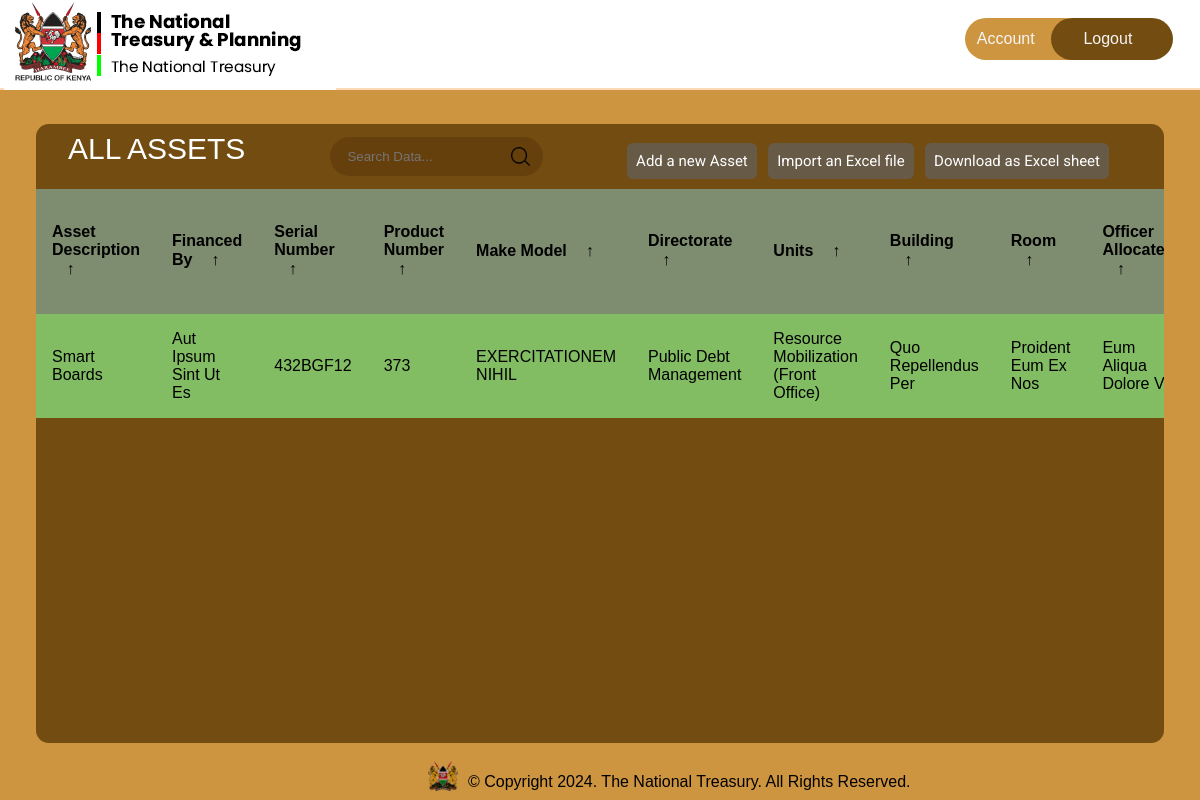
Screenshot of / (signed in) with the database file from the repository.
### inventory/models.py (models this page shows, shortened)
class Asset(db.Model):
    idassets = db.Column(db.Integer, primary_key=True)
    asset_description = db.Column(db.Text, nullable=False)
    financed_by = db.Column(db.Text, default="N/A")
    serial_number = db.Column(db.Text, nullable=False, unique=True)
    product_number = db.Column(db.Text, nullable=False)
    make_model = db.Column(db.Text, nullable=False)
    directorate = db.Column(db.Text, nullable=False)
    units = db.Column(db.Text, nullable=False)
    building = db.Column(db.Text, nullable=False)
    room = db.Column(db.Integer, nullable=False)
    officer_allocated = db.Column(db.Text, default="N/A")
    officer_contact_info = db.Column(db.Text, default="N/A")
    state = db.Column(db.Text, nullable=False)

### inventory/routes.py (the view)
@app.route("/")
def index():
    assets = Asset.query.all()
    return render_template("index.html",assets=assets)

### inventory/models.py (called while the page is built)
@login_manager.user_loader
def load_user(user_id):
    return User.query.get(int(user_id))

### inventory/templates/index.html (shortened to what this page needs)
{% extends "base.html" %}
{% if current_user.is_authenticated %}
{% block head %}
{{ super() }}
<link rel="stylesheet" href="{{ url_for('static', filename='dashboard.css') }}">
{% endblock head %}
{% endif %}
{% block navlinks %}
	{%if current_user.is_authenticated%}
		<a href="{{url_for('profile')}}" class="links signup">Account</a>
		<a href="{{url_for('logout')}}" class="links login">Logout</a>
	{% else %}
		<a href="{{url_for('register')}}" class="links signup">Sign up</a>
		<a href="{{url_for('login')}}" class="links login">Login</a>
	{% endif %}
{% endblock navlinks %}
{% block body %}
{% if not current_user.is_authenticated %}
<div class="heading" style="background-color: rgb(115,76,17)">
	<h2>INVENTORY MANAGEMENT SYSTEM</h2>
</div> <br><br>
<div class="parent">
	<div class="child1">
		<p>The  <b> National Treasury Inventory Management System </b>
			is your comprehensive solution for managing and safeguarding the assets of our nation's treasury.
			Our state-of-the-art platform ensures efficient, secure, and transparent handling of inventory,
			providing a seamless experience for all users.</p>
	</div>
	<div class="child2">
		<img src="{{url_for('static', filename='assets/images/hero.jpeg')}}" alt="">
	</div>
</div>
{% else %}
<div class="main">
    <main class="table" id="customers_table">
        <section class="table__header">
            <a href="{{ url_for('index') }}" class="all-assets-btn" ><h1>All Assets</h1></a>
            <div class="input-group">
                <input type="search" placeholder="Search Data...">
		<img src="{{ url_for('static', filename='assets/images/search.png') }}" alt="">
            </div>
	    <div class="table-links">
		<a href="{{ url_for('create_assets') }}" class="add-asset-link">Add a new Asset</a>
		<button id="import-excel-btn" class="import-excel">Import an Excel file</button>
		<button id="toEXCEL" class="export-excel">Download as
			Excel sheet</button>
	    </div>
        </section>
        <section class="table__body">
            <table>
                <thead>
                    <tr>
                        <th> Asset Description <span class="icon-arrow">&UpArrow;</span></th>
                        <th> Financed by <span class="icon-arrow">&UpArrow;</span></th>
                        <th> Serial Number <span class="icon-arrow">&UpArrow;</span></th>
                        <th> Product Number<span class="icon-arrow">&UpArrow;</span></th>
                        <th> Make Model <span class="icon-arrow">&UpArrow;</span></th>
                        <th> Directorate <span class="icon-arrow">&UpArrow;</span></th>
                        <th> Units <span class="icon-arrow">&UpArrow;</span></th>
                        <th> Building <span class="icon-arrow">&UpArrow;</span></th>
                        <th> Room <span class="icon-arrow">&UpArrow;</span></th>
                        <th> Officer Allocated <span class="icon-arrow">&UpArrow;</span></th>
                    </tr>
                </thead>
                <tbody>
					{% for asset in assets %}
					<tr>
						<td>{{ asset.asset_description }}</td>
						<td>{{ asset.financed_by }}</td>
						<td>{{ asset.serial_number }}</td>
						<td>{{ asset.product_number }}</td>
						<td>{{ asset.make_model }}</td>
						<td>{{ asset.directorate }}</td>
						<td>{{ asset.units }}</td>
						<td>{{ asset.building }}</td>
						<td>{{ asset.room }}</td>
						<td>{{ asset.officer_allocated }}</td>
					</tr>
						{% endfor %}
                </tbody>
            </table>
        </section>
    </main>
	{% endif %}
{% endblock body %}

### inventory/templates/base.html (shortened to what this page needs)
<!DOCTYPE html>
<html lang="en">
<head>
	{% block head %}
	<link rel="stylesheet" href="https://cdnjs.cloudflare.com/ajax/libs/font-awesome/6.5.1/css/all.min.css"
 />
		<link rel="stylesheet" href="{{ url_for('static',filename='style.css') }}">
	{% endblock head %}
</head>
<body>
	<div class="nav">
		<div class="logo">
			<a href="{{ url_for('index') }}"><img
					src=" {{ url_for('static', filename='assets/images/TNT logo.png')  }} "
					alt="treasury logo"></img></a>
		</div>
		<div class="links">
			{% block navlinks %}
			{% endblock navlinks %}
		</div>
	</div>
	{% block body %}
	{% endblock body %}
	<div class="footer">
		<img src="{{ url_for('static', filename='assets/images/tntfooterlogo.png') }}" alt="footer logo"
			width="30" height="30">
		<p>© Copyright <span class="copyright-year"></span>. The National Treasury. All Rights Reserved.</p>
	</div>
</body>
</html>

### inventory/static/style.css (style rules this page uses)
* { margin: 0; padding: 0; box-sizing: border-box; color-scheme: light; @import url('https://fonts.googleapis.com/css2?family=Roboto+Mono:ital,wght@0,100..700;1,100..700&display=swap'); }
body { display: flex; flex-direction: column; height: 100%; background-color: #ce9540; }
.nav { display: flex; justify-content: space-between; align-items: center; border-bottom: 2px solid peachpuff; padding-left: 4px; padding-top: 5px; padding-right: 15px; background-color: white; position: sticky; top: 0; height: 90px; width: 100%; }
.links { padding: 12px; display: flex; align-items: center; gap: 32px; border-radius: 34px; margin-bottom: 8px; }
.links>a { text-decoration: none; color: whitesmoke; width: 7.6em; }
.signup { background-color: #CE9540; }
.login { background-color: #734C11; margin-left: -67px; padding-left: 32px; }
.footer { display: flex; align-items: center; gap: 10px; margin-left: 8px; position: fixed; bottom: 0; margin-bottom: 4px; left: 35vw; }
.main { display: flex; flex-direction: column; align-items: center; }
.footer { margin-top: 12px; padding-top: 18px; display: flex; align-items: end; justify-content: center; }

### inventory/static/dashboard.css (style rules this page uses)
section { background-color: #734c11; }
body { display: flex; flex-direction: column; height: 100%; background-color: #ce9540; }
.all-assets-btn { text-decoration: none; }
.table-links { margin-top: 20px; margin-right: 16px; }
.table-links>* { padding: 9px; background-color: #675a47; margin-right: 7px; margin-bottom: 12px; color: #fff; font-family: 'Roboto', sans-serif; font-size: 15px; border-radius: 6px; appearance: none; border: none }
.add-asset-link { text-decoration: none; }
h1 { font-size: 30px; color: #fff; text-transform: uppercase; font-weight: 300; text-align: center; margin-bottom: 15px; }
.footer { position: fixed; bottom: 5px; }
* { margin: 0; padding: 0; box-sizing: border-box; font-family: sans-serif; }
td, th { width: 200px; }
main.table { width: 94%; margin: 34px 0px; background-color: #734c11; height: calc(90vh - 101px); backdrop-filter: blur(7px); border-radius: .8rem; overflow: auto; }
tbody { background: #82bd63; }
td { width: 400px; }
.table__header { width: 100%; height: 65px; padding: .8rem 2rem; display: flex; justify-content: space-between; align-items: center; }
.table__header .input-group { width: 20%; height: 100%; background-color: #4a270455; padding: 0 .8rem; border-radius: 2rem; display: flex; justify-content: center; align-items: center; transition: .2s; }
.table__header .input-group img { width: 1.2rem; height: 1.2rem; }
.table__header .input-group input { width: 100%; padding: 0 .5rem 0 .3rem; background-color: transparent; border: none; outline: none; }
table { width: 100%; }
table, th, td { border-collapse: collapse; padding: 1rem; text-align: left; }
thead th { position: sticky; top: 0; left: 0; background-color: #87bbb494; cursor: pointer; text-transform: capitalize; }
tbody tr { --delay: .1s; transition: .5s ease-in-out var(--delay), background-color 0s; }
tbody tr td, tbody tr td p, tbody tr td img { transition: .2s ease-in-out; }
thead th span.icon-arrow { display: inline-block; width: 1.3rem; height: 1.3rem; border-radius: 50%; border: 1.4px solid transparent; text-align: center; font-size: 1rem; margin-left: .5rem; transition: .2s ease-in-out; }

### rows the page displays
Asset: asset_description "Smart Boards", financed_by "Aut Ipsum Sint Ut Es", serial_number "432BGF12", product_number "373", make_model "EXERCITATIONEM NIHIL", directorate "Public Debt Management", units "Resource Mobilization (Front Office)", building "Quo Repellendus Per", room "Proident Eum Ex Nos", officer_allocated "Eum Aliqua Dolore V"
